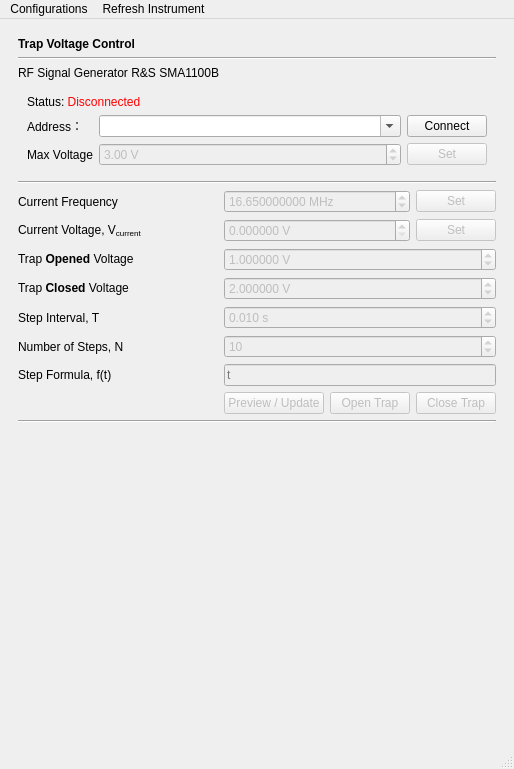
<?xml version="1.0" encoding="UTF-8"?>
<ui version="4.0">
 <class>MainWindow</class>
 <widget class="QMainWindow" name="MainWindow">
  <property name="geometry">
   <rect>
    <x>0</x>
    <y>0</y>
    <width>485</width>
    <height>699</height>
   </rect>
  </property>
  <property name="sizePolicy">
   <sizepolicy hsizetype="Minimum" vsizetype="Preferred">
    <horstretch>0</horstretch>
    <verstretch>0</verstretch>
   </sizepolicy>
  </property>
  <property name="windowTitle">
   <string>MainWindow</string>
  </property>
  <widget class="QWidget" name="centralwidget">
   <layout class="QHBoxLayout" name="horizontalLayout">
    <item>
     <widget class="QFrame" name="lframe">
      <property name="autoFillBackground">
       <bool>false</bool>
      </property>
      <property name="frameShape">
       <enum>QFrame::NoFrame</enum>
      </property>
      <property name="frameShadow">
       <enum>QFrame::Plain</enum>
      </property>
      <layout class="QVBoxLayout" name="verticalLayout">
       <item>
        <widget class="QLabel" name="label_3">
         <property name="font">
          <font>
           <weight>75</weight>
           <bold>true</bold>
           <kerning>true</kerning>
          </font>
         </property>
         <property name="text">
          <string>Trap Voltage Control</string>
         </property>
        </widget>
       </item>
       <item>
        <widget class="Line" name="line">
         <property name="orientation">
          <enum>Qt::Horizontal</enum>
         </property>
        </widget>
       </item>
       <item>
        <widget class="QLabel" name="label_6">
         <property name="text">
          <string>RF Signal Generator R&amp;S SMA1100B</string>
         </property>
        </widget>
       </item>
       <item>
        <widget class="QWidget" name="widget_2" native="true">
         <layout class="QGridLayout" name="gridLayout_2">
          <item row="4" column="2">
           <widget class="QPushButton" name="rf_max_volt_btn">
            <property name="enabled">
             <bool>false</bool>
            </property>
            <property name="text">
             <string>Set</string>
            </property>
           </widget>
          </item>
          <item row="3" column="2">
           <widget class="QPushButton" name="rf_connect_btn">
            <property name="text">
             <string>Connect</string>
            </property>
           </widget>
          </item>
          <item row="3" column="1">
           <widget class="QComboBox" name="rf_address">
            <property name="sizePolicy">
             <sizepolicy hsizetype="MinimumExpanding" vsizetype="Fixed">
              <horstretch>0</horstretch>
              <verstretch>0</verstretch>
             </sizepolicy>
            </property>
            <property name="editable">
             <bool>true</bool>
            </property>
            <property name="insertPolicy">
             <enum>QComboBox::NoInsert</enum>
            </property>
            <property name="duplicatesEnabled">
             <bool>false</bool>
            </property>
           </widget>
          </item>
          <item row="4" column="1">
           <widget class="QDoubleSpinBox" name="rf_max_volt">
            <property name="enabled">
             <bool>false</bool>
            </property>
            <property name="suffix">
             <string> V</string>
            </property>
            <property name="maximum">
             <double>14.109999999999999</double>
            </property>
            <property name="singleStep">
             <double>0.010000000000000</double>
            </property>
            <property name="value">
             <double>3.000000000000000</double>
            </property>
           </widget>
          </item>
          <item row="3" column="0">
           <widget class="QLabel" name="label_8">
            <property name="text">
             <string>Address：</string>
            </property>
           </widget>
          </item>
          <item row="4" column="0">
           <widget class="QLabel" name="label_10">
            <property name="text">
             <string>Max Voltage</string>
            </property>
           </widget>
          </item>
          <item row="2" column="0" colspan="2">
           <widget class="QLabel" name="rf_status_label">
            <property name="sizePolicy">
             <sizepolicy hsizetype="MinimumExpanding" vsizetype="Preferred">
              <horstretch>0</horstretch>
              <verstretch>0</verstretch>
             </sizepolicy>
            </property>
            <property name="text">
             <string>&lt;html&gt;&lt;head/&gt;&lt;body&gt;&lt;p&gt;Status: &lt;span style=&quot; color:#ff0000;&quot;&gt;Disconnected&lt;/span&gt;&lt;/p&gt;&lt;/body&gt;&lt;/html&gt;</string>
            </property>
            <property name="wordWrap">
             <bool>true</bool>
            </property>
           </widget>
          </item>
         </layout>
        </widget>
       </item>
       <item>
        <widget class="Line" name="line_2">
         <property name="orientation">
          <enum>Qt::Horizontal</enum>
         </property>
        </widget>
       </item>
       <item>
        <layout class="QGridLayout" name="gridLayout">
         <item row="1" column="0">
          <widget class="QLabel" name="label_2">
           <property name="minimumSize">
            <size>
             <width>200</width>
             <height>0</height>
            </size>
           </property>
           <property name="text">
            <string>&lt;html&gt;&lt;head/&gt;&lt;body&gt;&lt;p&gt;Current Voltage, V&lt;span style=&quot; vertical-align:sub;&quot;&gt;current&lt;/span&gt;&lt;/p&gt;&lt;/body&gt;&lt;/html&gt;</string>
           </property>
          </widget>
         </item>
         <item row="5" column="0">
          <widget class="QLabel" name="label_4">
           <property name="text">
            <string>Step Interval, T</string>
           </property>
          </widget>
         </item>
         <item row="7" column="0">
          <widget class="QLabel" name="label_5">
           <property name="text">
            <string>&lt;html&gt;&lt;head/&gt;&lt;body&gt;&lt;p&gt;Step Formula, f(t)&lt;/p&gt;&lt;/body&gt;&lt;/html&gt;</string>
           </property>
          </widget>
         </item>
         <item row="6" column="0">
          <widget class="QLabel" name="label_7">
           <property name="text">
            <string>Number of Steps, N</string>
           </property>
          </widget>
         </item>
         <item row="8" column="3">
          <widget class="QPushButton" name="rf_open_trap_btn">
           <property name="enabled">
            <bool>false</bool>
           </property>
           <property name="text">
            <string>Open Trap</string>
           </property>
          </widget>
         </item>
         <item row="0" column="0">
          <widget class="QLabel" name="label_9">
           <property name="sizePolicy">
            <sizepolicy hsizetype="Preferred" vsizetype="Preferred">
             <horstretch>0</horstretch>
             <verstretch>0</verstretch>
            </sizepolicy>
           </property>
           <property name="text">
            <string>Current Frequency</string>
           </property>
          </widget>
         </item>
         <item row="6" column="1" colspan="4">
          <widget class="QSpinBox" name="rf_num_steps">
           <property name="enabled">
            <bool>false</bool>
           </property>
           <property name="minimum">
            <number>1</number>
           </property>
           <property name="maximum">
            <number>100</number>
           </property>
           <property name="value">
            <number>10</number>
           </property>
          </widget>
         </item>
         <item row="5" column="1" colspan="4">
          <widget class="QDoubleSpinBox" name="rf_step_int">
           <property name="enabled">
            <bool>false</bool>
           </property>
           <property name="suffix">
            <string> s</string>
           </property>
           <property name="decimals">
            <number>3</number>
           </property>
           <property name="minimum">
            <double>0.001000000000000</double>
           </property>
           <property name="maximum">
            <double>100.000000000000000</double>
           </property>
           <property name="singleStep">
            <double>0.005000000000000</double>
           </property>
           <property name="value">
            <double>0.010000000000000</double>
           </property>
          </widget>
         </item>
         <item row="7" column="1" colspan="4">
          <widget class="QLineEdit" name="rf_step_formula">
           <property name="enabled">
            <bool>false</bool>
           </property>
           <property name="text">
            <string/>
           </property>
           <property name="placeholderText">
            <string>t</string>
           </property>
          </widget>
         </item>
         <item row="8" column="4">
          <widget class="QPushButton" name="rf_close_trap_btn">
           <property name="enabled">
            <bool>false</bool>
           </property>
           <property name="text">
            <string>Close Trap</string>
           </property>
          </widget>
         </item>
         <item row="2" column="0">
          <widget class="QLabel" name="label">
           <property name="text">
            <string>&lt;html&gt;&lt;head/&gt;&lt;body&gt;&lt;p&gt;Trap &lt;span style=&quot; font-weight:600;&quot;&gt;Opened&lt;/span&gt; Voltage&lt;/p&gt;&lt;/body&gt;&lt;/html&gt;</string>
           </property>
          </widget>
         </item>
         <item row="2" column="1" colspan="4">
          <widget class="QDoubleSpinBox" name="rf_open_trap_volt">
           <property name="enabled">
            <bool>false</bool>
           </property>
           <property name="suffix">
            <string> V</string>
           </property>
           <property name="decimals">
            <number>6</number>
           </property>
           <property name="minimum">
            <double>0.000000000000000</double>
           </property>
           <property name="maximum">
            <double>14.109999999999999</double>
           </property>
           <property name="singleStep">
            <double>0.010000000000000</double>
           </property>
           <property name="value">
            <double>1.000000000000000</double>
           </property>
          </widget>
         </item>
         <item row="3" column="0" rowspan="2">
          <widget class="QLabel" name="label_11">
           <property name="text">
            <string>&lt;html&gt;&lt;head/&gt;&lt;body&gt;&lt;p&gt;Trap &lt;span style=&quot; font-weight:600;&quot;&gt;Closed&lt;/span&gt; Voltage&lt;/p&gt;&lt;/body&gt;&lt;/html&gt;</string>
           </property>
          </widget>
         </item>
         <item row="3" column="1" rowspan="2" colspan="4">
          <widget class="QDoubleSpinBox" name="rf_close_trap_volt">
           <property name="enabled">
            <bool>false</bool>
           </property>
           <property name="suffix">
            <string> V</string>
           </property>
           <property name="decimals">
            <number>6</number>
           </property>
           <property name="minimum">
            <double>0.000000000000000</double>
           </property>
           <property name="maximum">
            <double>14.109999999999999</double>
           </property>
           <property name="singleStep">
            <double>0.010000000000000</double>
           </property>
           <property name="value">
            <double>2.000000000000000</double>
           </property>
          </widget>
         </item>
         <item row="0" column="1" colspan="3">
          <widget class="QDoubleSpinBox" name="rf_cur_freq">
           <property name="enabled">
            <bool>false</bool>
           </property>
           <property name="sizePolicy">
            <sizepolicy hsizetype="Minimum" vsizetype="Fixed">
             <horstretch>0</horstretch>
             <verstretch>0</verstretch>
            </sizepolicy>
           </property>
           <property name="suffix">
            <string> MHz</string>
           </property>
           <property name="decimals">
            <number>9</number>
           </property>
           <property name="minimum">
            <double>0.008000000000000</double>
           </property>
           <property name="maximum">
            <double>1000.000000000000000</double>
           </property>
           <property name="singleStep">
            <double>0.000100000000000</double>
           </property>
           <property name="value">
            <double>16.649999999999999</double>
           </property>
          </widget>
         </item>
         <item row="0" column="4">
          <widget class="QPushButton" name="rf_cur_freq_btn">
           <property name="enabled">
            <bool>false</bool>
           </property>
           <property name="text">
            <string>Set</string>
           </property>
          </widget>
         </item>
         <item row="1" column="1" colspan="3">
          <widget class="QDoubleSpinBox" name="rf_cur_volt">
           <property name="enabled">
            <bool>false</bool>
           </property>
           <property name="suffix">
            <string> V</string>
           </property>
           <property name="decimals">
            <number>6</number>
           </property>
           <property name="maximum">
            <double>14.109999999999999</double>
           </property>
           <property name="singleStep">
            <double>0.010000000000000</double>
           </property>
          </widget>
         </item>
         <item row="1" column="4">
          <widget class="QPushButton" name="rf_cur_volt_btn">
           <property name="enabled">
            <bool>false</bool>
           </property>
           <property name="text">
            <string>Set</string>
           </property>
          </widget>
         </item>
         <item row="8" column="1" colspan="2">
          <widget class="QPushButton" name="rf_preview_btn">
           <property name="enabled">
            <bool>false</bool>
           </property>
           <property name="sizePolicy">
            <sizepolicy hsizetype="Minimum" vsizetype="Fixed">
             <horstretch>0</horstretch>
             <verstretch>0</verstretch>
            </sizepolicy>
           </property>
           <property name="text">
            <string>Preview / Update</string>
           </property>
          </widget>
         </item>
        </layout>
       </item>
       <item>
        <widget class="Line" name="line_3">
         <property name="orientation">
          <enum>Qt::Horizontal</enum>
         </property>
        </widget>
       </item>
       <item>
        <widget class="PlotWidget" name="plot_widget" native="true">
         <property name="sizePolicy">
          <sizepolicy hsizetype="Preferred" vsizetype="MinimumExpanding">
           <horstretch>0</horstretch>
           <verstretch>0</verstretch>
          </sizepolicy>
         </property>
         <property name="minimumSize">
          <size>
           <width>400</width>
           <height>300</height>
          </size>
         </property>
        </widget>
       </item>
      </layout>
     </widget>
    </item>
    <item>
     <spacer name="horizontalSpacer">
      <property name="orientation">
       <enum>Qt::Horizontal</enum>
      </property>
      <property name="sizeHint" stdset="0">
       <size>
        <width>40</width>
        <height>20</height>
       </size>
      </property>
     </spacer>
    </item>
   </layout>
  </widget>
  <widget class="QMenuBar" name="menubar">
   <property name="enabled">
    <bool>true</bool>
   </property>
   <property name="geometry">
    <rect>
     <x>0</x>
     <y>0</y>
     <width>485</width>
     <height>21</height>
    </rect>
   </property>
   <widget class="QMenu" name="menuSave">
    <property name="title">
     <string>Configurations</string>
    </property>
    <addaction name="save_action"/>
    <addaction name="load_action"/>
    <addaction name="delete_action"/>
   </widget>
   <widget class="QMenu" name="menuRefresh_resoource_list">
    <property name="title">
     <string>Refresh Instrument</string>
    </property>
    <addaction name="f5_rf_action"/>
   </widget>
   <addaction name="menuSave"/>
   <addaction name="menuRefresh_resoource_list"/>
  </widget>
  <widget class="QStatusBar" name="statusbar"/>
  <action name="f5_rf_action">
   <property name="text">
    <string>RF Signal Generator</string>
   </property>
  </action>
  <action name="save_action">
   <property name="text">
    <string>Save</string>
   </property>
  </action>
  <action name="load_action">
   <property name="text">
    <string>Load</string>
   </property>
  </action>
  <action name="actionDelete">
   <property name="text">
    <string>Delete</string>
   </property>
  </action>
  <action name="delete_action">
   <property name="text">
    <string>Delete</string>
   </property>
  </action>
 </widget>
 <customwidgets>
  <customwidget>
   <class>PlotWidget</class>
   <extends>QWidget</extends>
   <header>pyqtgraph</header>
   <container>1</container>
  </customwidget>
 </customwidgets>
 <resources/>
 <connections/>
</ui>
